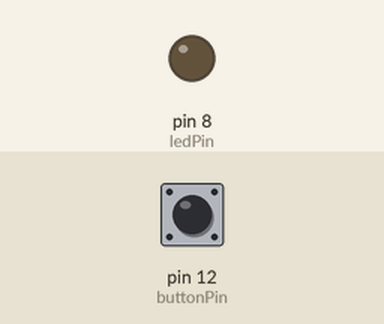
This sketch was run on a simulated Arduino Uno, built with avr-gcc and run on an emulated ATmega328P. Parts: output pins drawn as LEDs (lit = HIGH). The test bench sets the inputs (shaded band); at power-on: pin 12 (buttonPin) HIGH.

Above: at 1.2 s.
1.3 s: pin 12 (buttonPin) pulled LOW for 0.15 s
At 1.8 s:
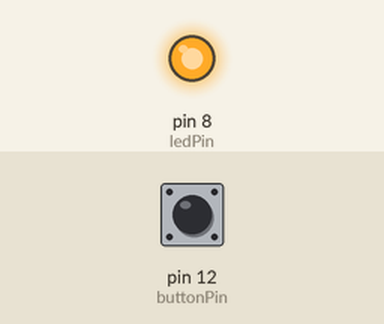
2.9 s: pin 12 (buttonPin) pulled LOW for 1 s
At 4.3 s:
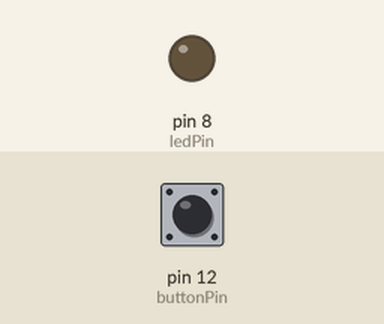
5.4 s: pin 12 (buttonPin) pulled LOW for 3.2 s
At 9.1 s:
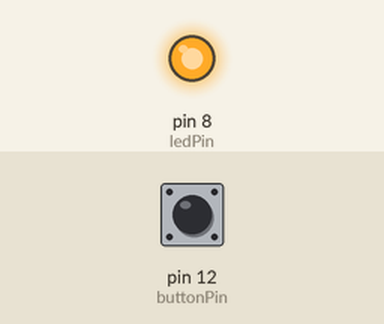
Timing chart, 0 to 10.6 s (numbered marks = the images above; inputs shaded):
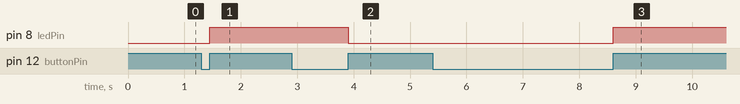

Measured:
- after the input at 1.3 s, pin 8 (ledPin): LOW → HIGH after 0.15 s
- after the input at 2.9 s, pin 8 (ledPin): HIGH → LOW after 1.0 s
- after the input at 5.4 s, pin 8 (ledPin): LOW → HIGH after 3.2 s

The sketch:

lesson_27_hwrk.ino
```cpp
int ledPin = 8;
int buttonPin = 12;
int readVal = 0;
int ledActive = 0;
// int endDelay = 100;

void setup() {
    // Serial.begin(115200);
    pinMode(ledPin,OUTPUT);
    pinMode(buttonPin, INPUT_PULLUP);
}

void loop() {
    readVal = digitalRead(buttonPin);
    // Serial.println(readVal);
    if(readVal == 0) {
        while (readVal == 0) {
            readVal = digitalRead(buttonPin);
        }
        ledActive = !ledActive;
        digitalWrite(ledPin,ledActive);
    }
    // delay(endDelay);
}
```
